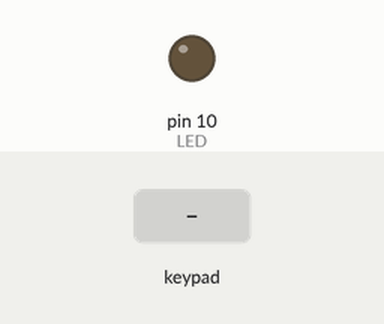
A sketch run on a simulated Arduino Uno, built with avr-gcc and run on an emulated ATmega328P. Shown: output pins drawn as LEDs (lit = HIGH). The inputs (shaded band) are chosen by the test bench.

Above: at 1.2 s.
1.3 s: key '1' pressed
At 2.5 s:
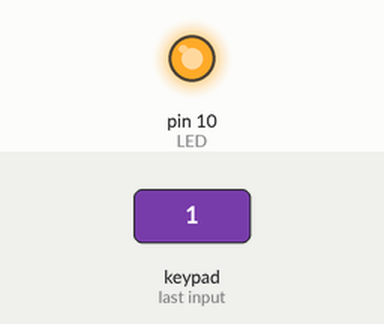
2.8 s: key '2' pressed
At 4.0 s:
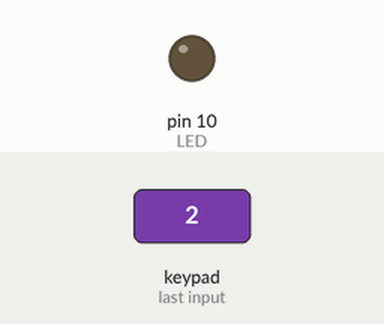
Timing chart, 0 to 5.8 s (numbered marks = the images above; inputs shaded):
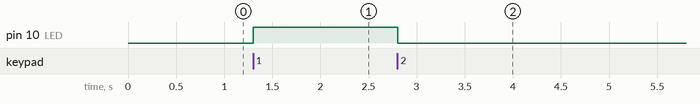

Measured:
- after the input at 1.3 s, pin 10 (LED): LOW → HIGH at once
- after the input at 2.8 s, pin 10 (LED): HIGH → LOW at once

The sketch:

key_pad_led.ino
```cpp
/* @file CustomKeypad.pde
|| @version 1.0
|| @author Alexander Brevig
|| @contact alexanderbrevig@gmail.com
||
|| @description
|| | Demonstrates changing the keypad size and key values.
|| #
*/
#include <Keypad.h>
int LED = 10;
const byte ROWS = 4;
const byte COLS = 4;

char hexaKeys[ROWS][COLS] = {
 {'1', '2', '3', 'A'},
 {'4', '5', '6', 'B'},
 {'7', '8', '9', 'C'},
 {'*', '0', '#', 'D'}
};
byte colPins[ROWS] = {5, 4, 3, 2};
byte rowPins[COLS] = {9, 8, 7, 6};

Keypad customKeypad = Keypad( makeKeymap(hexaKeys), rowPins, colPins, ROWS,COLS);
void setup(){
 Serial.begin(9600);
 pinMode ( LED, OUTPUT);
}
void loop(){
 char customKey = customKeypad.getKey();
 if (customKey== 49){
  digitalWrite ( LED, HIGH);
 }
 else if (customKey== 50){
    digitalWrite ( LED, LOW);
  }
 }
```
